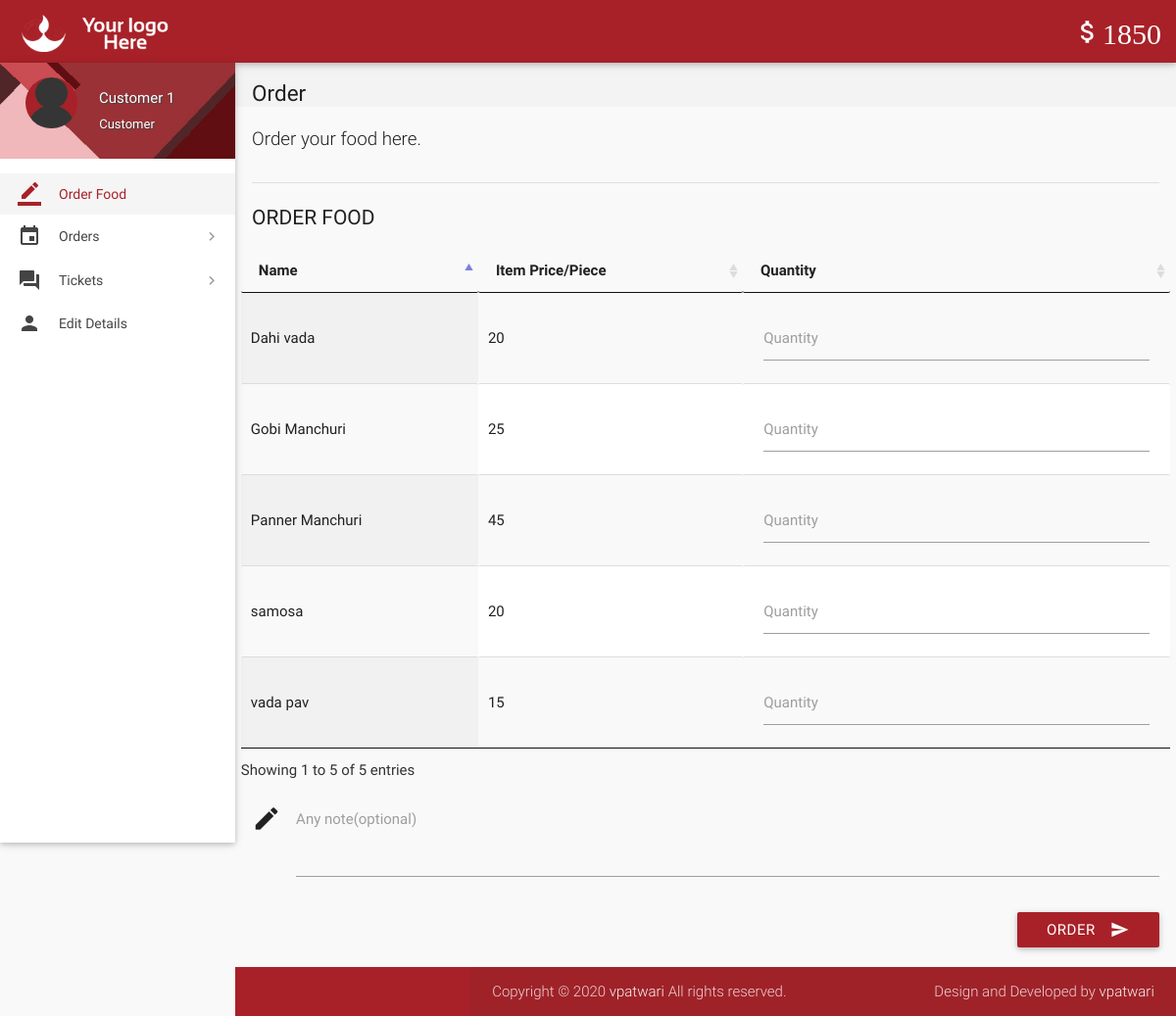
Page /index.php (signed in) on the committed database.
### tables this page shows
CREATE TABLE `wallet_details` (
  `id` int(11) NOT NULL,
  `wallet_id` int(11) NOT NULL,
  `number` varchar(16) NOT NULL,
  `cvv` int(3) NOT NULL,
  `balance` int(11) NOT NULL DEFAULT '2000'
);

CREATE TABLE `items` (
  `id` int(11) NOT NULL,
  `name` varchar(20) NOT NULL,
  `price` int(11) NOT NULL,
  `deleted` tinyint(4) NOT NULL DEFAULT '0'
);

### includes/wallet.php (called while the page is built)
<?php
$user_id=$_SESSION['user_id'];
$sql = mysqli_query($con, "SELECT * FROM wallet where customer_id = $user_id");
while($row1 = mysqli_fetch_array($sql)){
$wallet_id = $row1['id'];
}
$sql = mysqli_query($con, "SELECT * FROM wallet_details where wallet_id = $wallet_id");
while($row1 = mysqli_fetch_array($sql)){
$balance = $row1['balance'];
}
?>

### includes/connect.php (called while the page is built, shortened)
<?php
$name = $_SESSION['name'];
$role = $_SESSION['role'];
?>

### index.php (the view, shortened to what this page needs)
<?php
include 'includes/connect.php';
include 'includes/wallet.php';
	if($_SESSION['customer_sid']==session_id())
	{
		?>
<!DOCTYPE html>
<html lang="en">
<head>
  <link href="css/materialize.min.css" type="text/css" rel="stylesheet" media="screen,projection">
  <link href="css/style.min.css" type="text/css" rel="stylesheet" media="screen,projection">
  <link href="css/custom/custom.min.css" type="text/css" rel="stylesheet" media="screen,projection">
  <link href="js/plugins/perfect-scrollbar/perfect-scrollbar.css" type="text/css" rel="stylesheet" media="screen,projection">
  <link href="js/plugins/data-tables/css/jquery.dataTables.min.css" type="text/css" rel="stylesheet" media="screen,projection">
</head>
<body>
  <header id="header" class="page-topbar">
        <div class="navbar-fixed">
            <nav class="navbar-color">
                <div class="nav-wrapper">
                    <ul class="left">
                      <li><h1 class="logo-wrapper"><a href="index.php" class="brand-logo darken-1"><img src="images/materialize-logo.png" alt="logo"></a> <span class="logo-text">Logo</span></h1></li>
                    </ul>
                    <ul class="right hide-on-med-and-down">
                        <li><a href="#" class="waves-effect waves-block waves-light"><i class="mdi-editor-attach-money"><?php echo $balance;?></i></a>
                        </li>
                    </ul>
                </div>
            </nav>
        </div>
  </header>
  <div id="main">
    <div class="wrapper">
      <aside id="left-sidebar-nav">
        <ul id="slide-out" class="side-nav fixed leftside-navigation">
            <li class="user-details cyan darken-2">
            <div class="row">
                <div class="col col s4 m4 l4">
                    <img src="images/avatar.jpg" alt="" class="circle responsive-img valign profile-image">
                </div>
                <div class="col col s8 m8 l8">
                    <a class="btn-flat dropdown-button waves-effect waves-light white-text profile-btn" href="#" data-activates="profile-dropdown"><?php echo $name;?> <i class="mdi-navigation-arrow-drop-down right"></i></a>
                    <p class="user-roal"><?php echo $role;?></p>
                </div>
            </div>
            </li>
            <li class="bold active"><a href="index.php" class="waves-effect waves-cyan"><i class="mdi-editor-border-color"></i> Order Food</a>
            </li>
                <li class="no-padding">
                    <ul class="collapsible collapsible-accordion">
                        <li class="bold"><a class="collapsible-header waves-effect waves-cyan"><i class="mdi-editor-insert-invitation"></i> Orders</a>
                        </li>
                    </ul>
                </li>
                <li class="no-padding">
                    <ul class="collapsible collapsible-accordion">
                        <li class="bold"><a class="collapsible-header waves-effect waves-cyan"><i class="mdi-action-question-answer"></i> Tickets</a>
                        </li>
                    </ul>
                </li>
            <li class="bold"><a href="details.php" class="waves-effect waves-cyan"><i class="mdi-social-person"></i> Edit Details</a>
            </li>
        </ul>
        </aside>
      <section id="content">
        <div id="breadcrumbs-wrapper">
          <div class="container">
            <div class="row">
              <div class="col s12 m12 l12">
                <h5 class="breadcrumbs-title">Order</h5>
              </div>
            </div>
          </div>
        </div>
        <div class="container">
          <p class="caption">Order your food here.</p>
          <div class="divider"></div>
		  <form class="formValidate" id="formValidate" method="post" action="place-order.php" novalidate="novalidate">
            <div class="row">
              <div class="col s12 m4 l3">
                <h4 class="header">Order Food</h4>
              </div>
              <div>
                  <table id="data-table-customer" class="responsive-table display" cellspacing="0">
                    <thead>
                      <tr>
                        <th>Name</th>
                        <th>Item Price/Piece</th>
                        <th>Quantity</th>
                      </tr>
                    </thead>
                    <tbody>
				<?php
				$result = mysqli_query($con, "SELECT * FROM items where not deleted;");
				while($row = mysqli_fetch_array($result))
				{
					echo '<tr><td>'.$row["name"].'</td><td>'.$row["price"].'</td>';
					echo '<td><div class="input-field col s12"><label for='.$row["id"].' class="">Quantity</label>';
					echo '<input id="'.$row["id"].'" name="'.$row['id'].'" type="text" data-error=".errorTxt'.$row["id"].'"><div class="errorTxt'.$row["id"].'"></div></td></tr>';
				}
				?>
                    </tbody>
</table>
              </div>
			  <div class="input-field col s12">
              <i class="mdi-editor-mode-edit prefix"></i>
              <textarea id="description" name="description" class="materialize-textarea"></textarea>
              <label for="description" class="">Any note(optional)</label>
			  </div>
			  <div>
			  <div class="input-field col s12">
                              <button class="btn cyan waves-effect waves-light right" type="submit" name="action">Order
                                <i class="mdi-content-send right"></i>
                              </button>
                            </div>
            </div>
			</form>
          </div>
        </div>
  </div>
  <footer class="page-footer">
    <div class="footer-copyright">
      <div class="container">
        <span>Copyright © 2020 <a class="grey-text text-lighten-4" href="#" target="_blank">vpatwari</a> All rights reserved.</span>
        <span class="right"> Design and Developed by <a class="grey-text text-lighten-4" href="#">vpatwari</a></span>
        </div>
    </div>
  </footer>
</body>
</html>
<?php
	}
?>

### rows in the picture
wallet_details: balance "1850"
items: name "Gobi Manchuri", price "25"
items: name "Panner Manchuri", price "45"
items: name "Dahi vada", price "20"
items: name "vada pav", price "15"
items: name "samosa", price "20"

### other values in the picture
$name "Customer 1"
$role "Customer"
